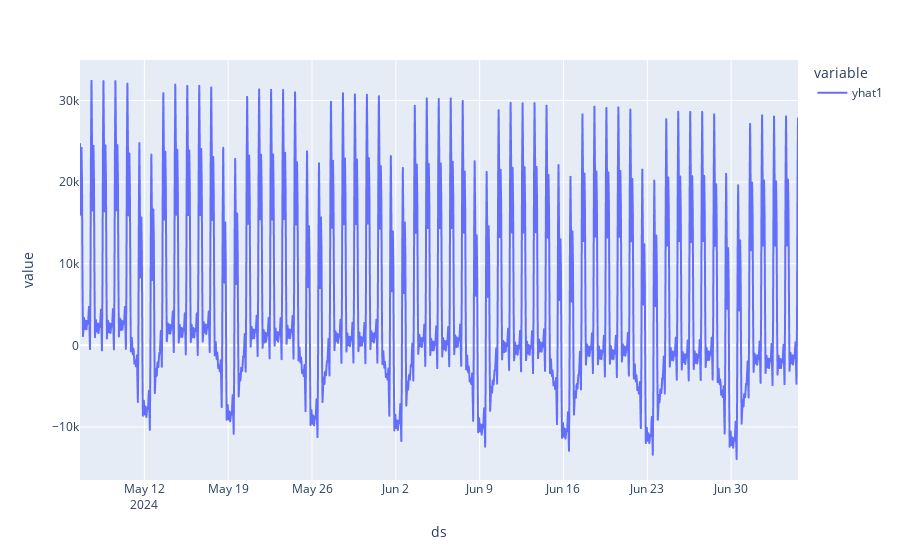

The code cell stored with this chart in its notebook:
### Code cell
fig1 = m.plot(forecast)

forecastp = forecast.set_index("ds")
forecastp = forecastp[["yhat1"]]
figf = px.line(forecastp)    # .loc['2024-03-01':'2024-03-3']
figf.show()
forecastp.head()

### Figure 1 — Plotly figure (JSON) as saved in the notebook; plotly's stock layout.template omitted (floating-point values rounded to 4 significant figures; data arrays with more than 128 entries replaced by an {"elided": "..."} marker saying what was removed)
{"data": [{"hovertemplate": "variable=yhat1<br>ds=%{x}<br>value=%{y}<extra></extra>", "legendgroup": "yhat1", "line": {"color": "#636efa", "dash": "solid"}, "marker": {"symbol": "circle"}, "mode": "lines", "name": "yhat1", "showlegend": true, "type": "scattergl", "x": {"elided": "1440 str values"}, "xaxis": "x", "y": {"elided": "1440 float values"}, "yaxis": "y"}], "layout": {"legend": {"title": {"text": "variable"}, "tracegroupgap": 0}, "margin": {"t": 60}, "xaxis": {"anchor": "y", "domain": [0, 1], "title": {"text": "ds"}}, "yaxis": {"anchor": "x", "domain": [0, 1], "title": {"text": "value"}}}}
